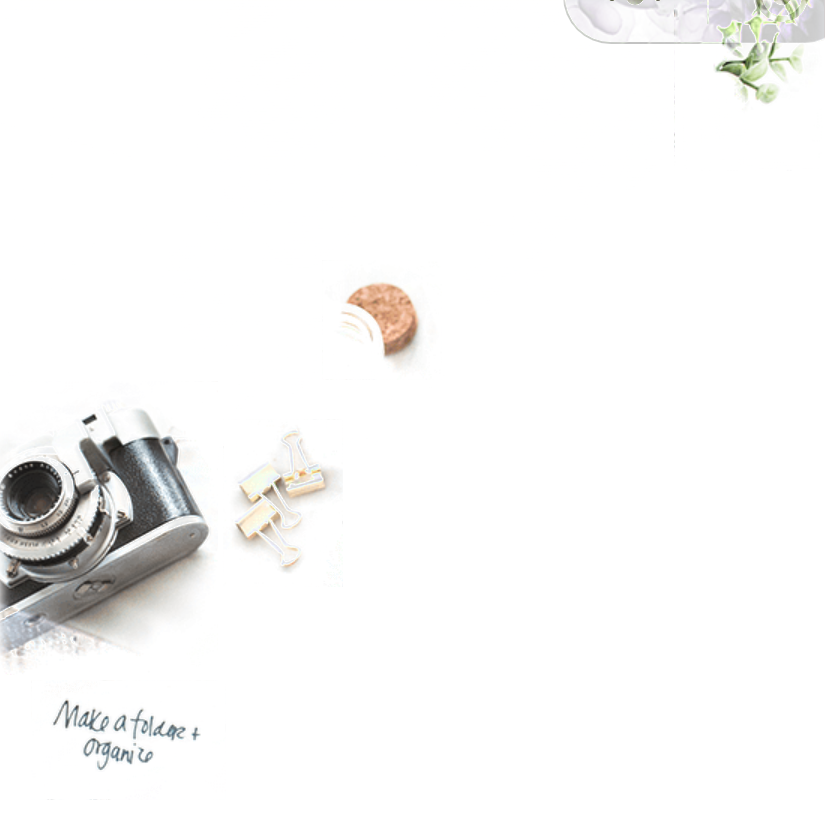
#> input picture diff.png, 825 x 820 px
$ python shapecenter.py   (older library calls are emulated)
#> lines starting #> are read from the running program, lines starting #| are printed output that depends on the picture; after the words box and inside, x2 and y2 are one past the last pixel; in counts of white or black regions, pixels touching at a corner belong together
# import the necessary packages
import argparse
import imutils
import cv2

def showimg(img):
    # cv2.namedWindow("image",1)#窗口能变化
    cv2.resizeWindow("image", 10, 10)
    # cv2.resizeWindow("enhanced",100, 100)
    cv2.imshow('image', img)
    k = cv2.waitKey(0)
    if k == 27:  # 如果输入ESC退出
        cv2.destroyAllWindows()


# construct the argument parse and parse the arguments
# ap = argparse.ArgumentParser()
# ap.add_argument("-i", "--image", required=True,
#                 help="path to the input image")
# args = vars(ap.parse_args())

# load the image, convert it to grayscale, blur it slightly,
# and threshold it
# image = cv2.imread(args["image"])

#load the image
img = cv2.imread('diff.png')
#> img is the input picture: shape (820, 825, 3); mean B, G, R 247, 247.5, 247.7
#convert it to grayscale
gray = cv2.cvtColor(img, cv2.COLOR_BGR2GRAY)
# showimg(gray)


#blur it slightly 模糊处理
blurred = cv2.GaussianBlur(gray, (19,19), 0)
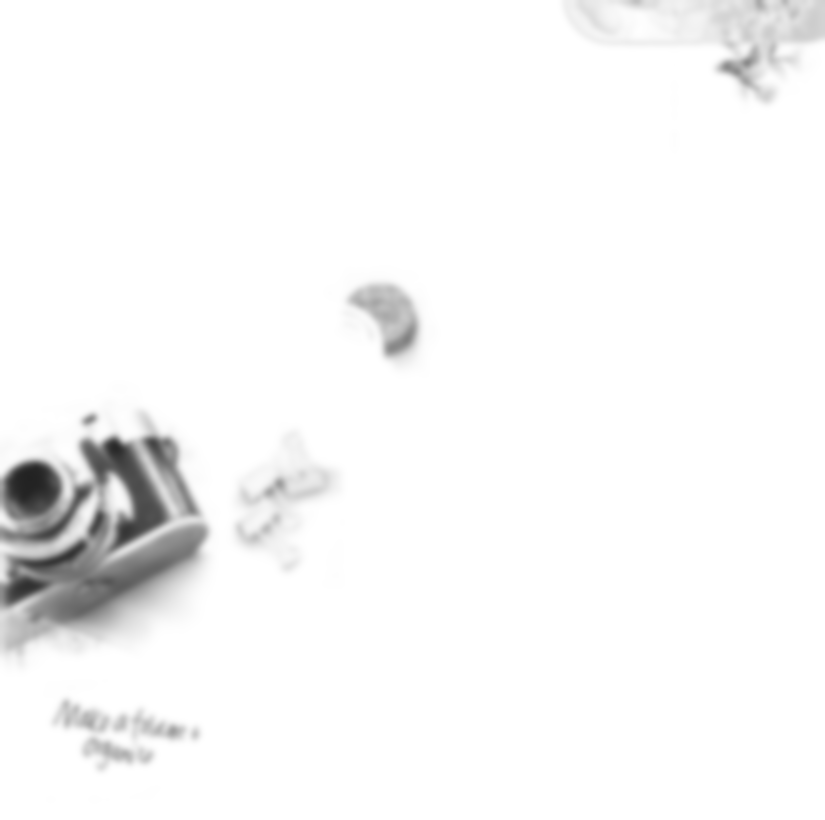
#> blurred: shape (820, 825); min 34, max 255, mean 247.5
#threshold 二值化处理
thresh = cv2.threshold(blurred, 250, 255, cv2.THRESH_BINARY_INV)[1]
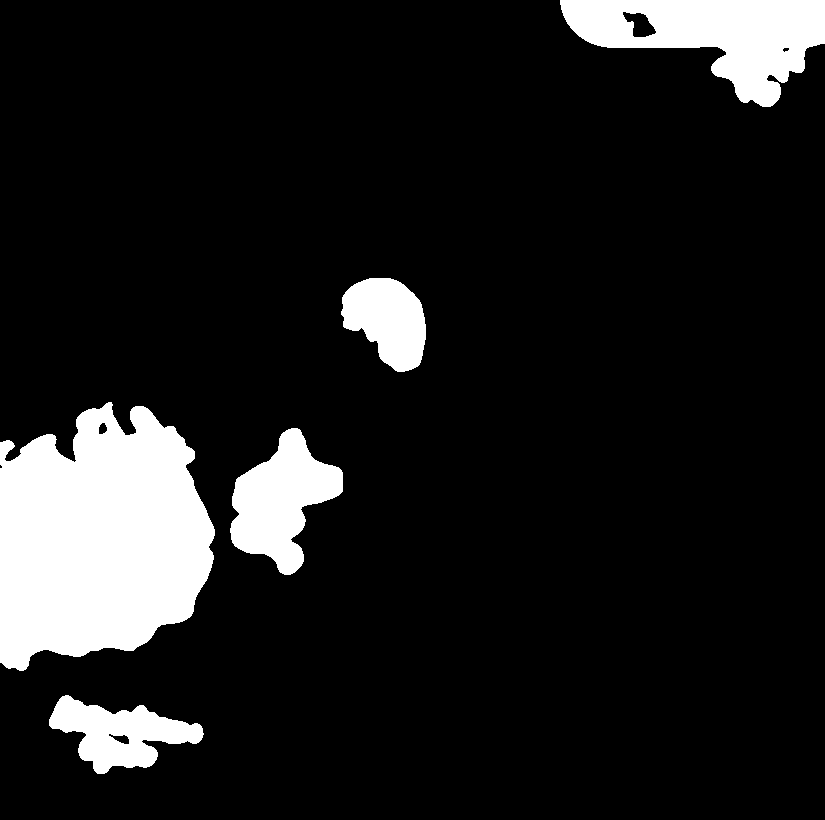
#> thresh: shape (820, 825); 11.8% white; 5 white regions
#将阈值设置为250，阈值类型为cv2.THRESH_BINARY_inv（黑白色反转） ，则灰度在大于50的像素其值将设置为255，其它像素设置为0
#show it
# out=cv2.THRESH_BINARY_INV(thresh)
# showimg(thresh)


# find contours in the thresholded image
cnts = cv2.findContours(thresh.copy(), cv2.RETR_EXTERNAL,cv2.CHAIN_APPROX_SIMPLE)
#> cnts = 5 contours; box (x1, y1, x2, y2) and area: (0, 402, 215, 671) 43192, (560, 0, 825, 107) 15415, (230, 428, 343, 575) 8779, (49, 695, 204, 774) 6080, (341, 278, 426, 372) 5384
cnts = cnts[0] if imutils.is_cv2() else cnts[1]
# loop over the contours
for c in cnts:
    # compute the center of the contour
    M = cv2.moments(c)
    cX = int(M["m10"] / M["m00"])
    cY = int(M["m01"] / M["m00"])

    # draw the contour and center of the shape on the image 绿色轮廓
    cv2.drawContours(img, [c], -1, (0, 255, 0), 2)
    #画中心点(0, 0, 0)黑色
    cv2.circle(img, (cX, cY), 7, (0, 0, 0), -1)
    print('center point:',cX,cY)
    #画轮廓
    cv2.putText(img, "center", (cX - 20, cY - 20),cv2.FONT_HERSHEY_SIMPLEX, 0.5, (0, 0, 0), 2)

    # show the image
    cv2.imshow("Image", img)
    cv2.waitKey(0)
#> this loop made 5 passes
#> (cX, cY) on passes 1 to 5: (119, 733), (280, 500), (98, 538), (387, 319), (711, 33)
#| center point: 119 733
#| center point: 280 500
#| center point: 98 538
#| center point: 387 319
#| center point: 711 33
#> pass 1, `cv2.imshow("Image", img)`:
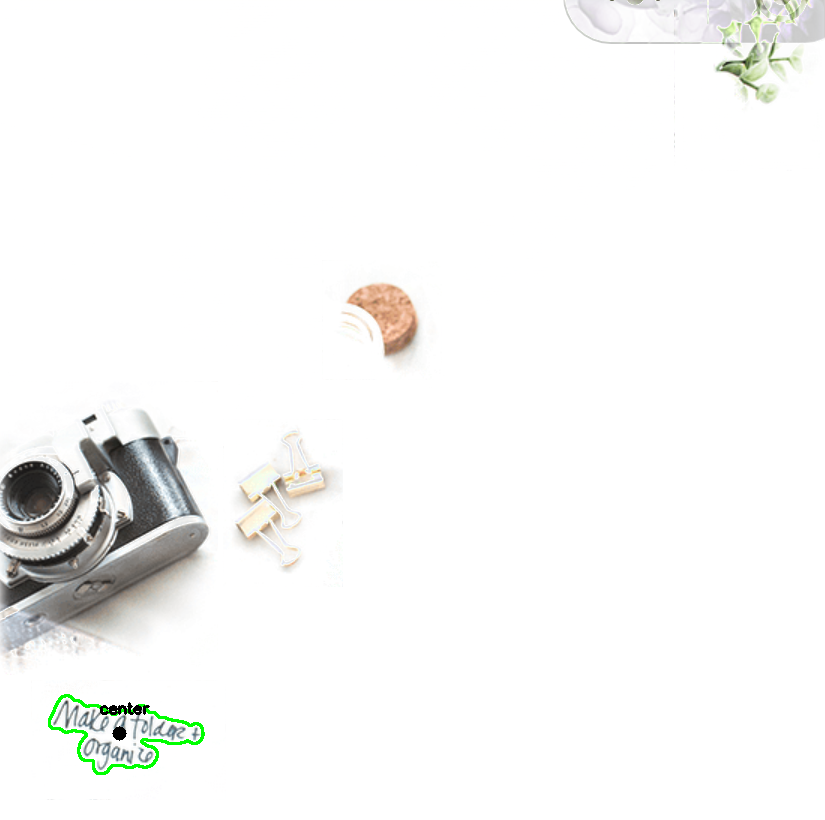
#> window 'Image': shape (820, 825, 3); mean B, G, R 246.2, 247.3, 247
#> pass 2, `cv2.imshow("Image", img)`:
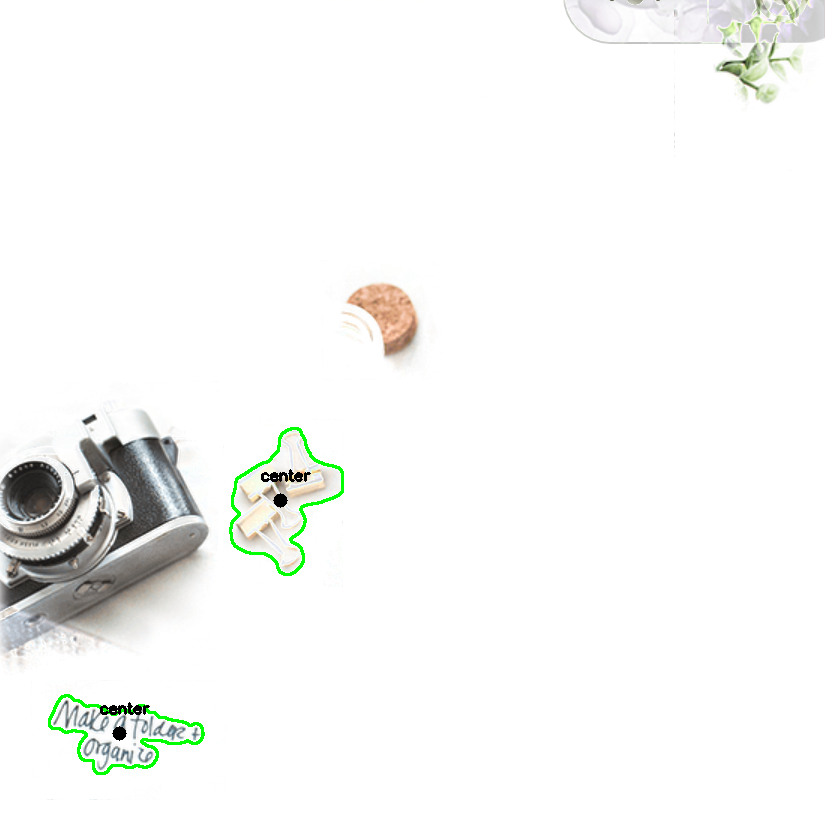
#> window 'Image': shape (820, 825, 3); mean B, G, R 245.5, 247.1, 246.2
#> after the loop:
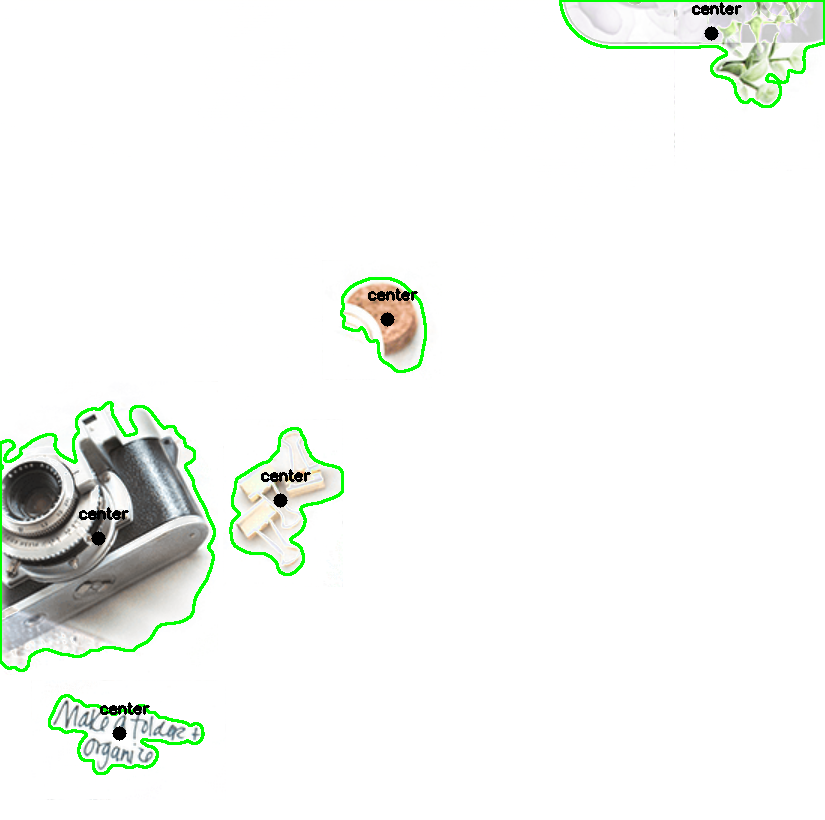
#> img: shape (820, 825, 3); 1.71% of pixels changed, all inside (x1, y1, x2, y2) = (0, 0, 825, 775)
